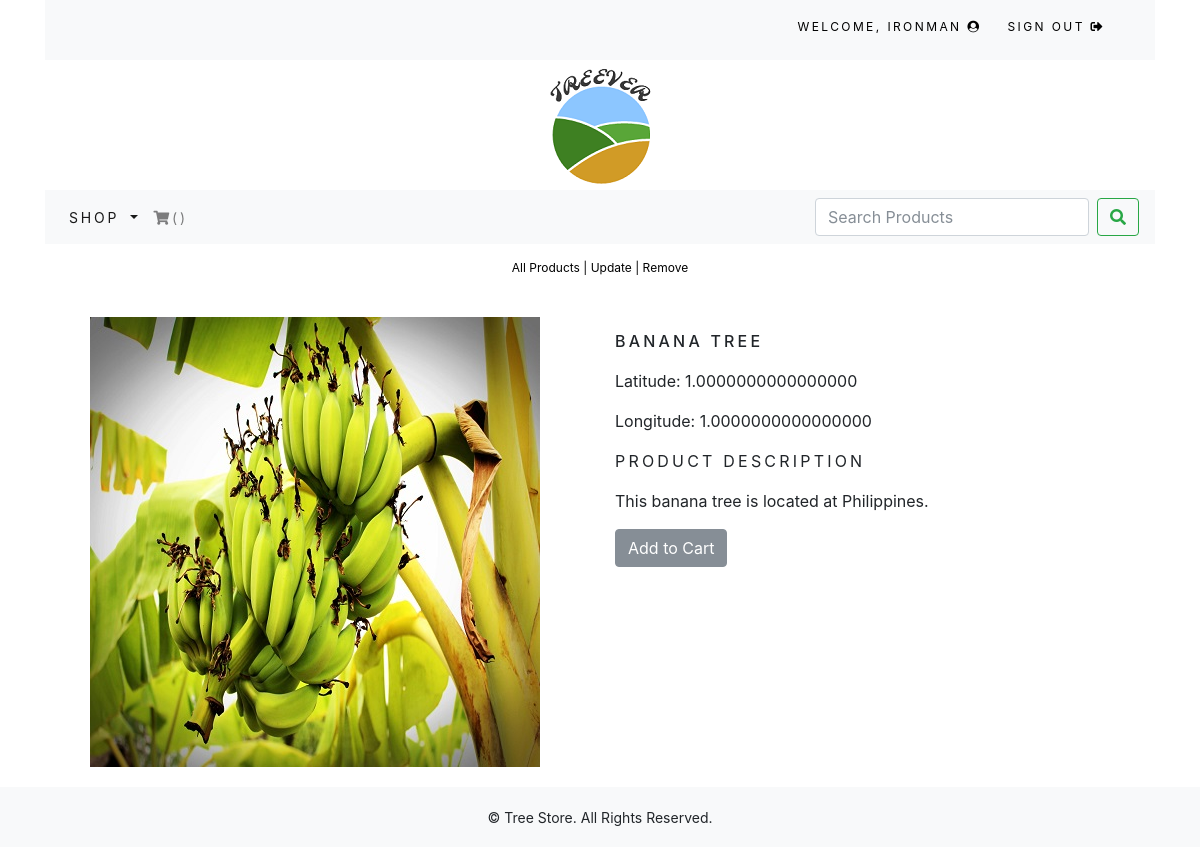
The page /shop/allproducts/banana-tree/ (signed in) on the database its author committed.
### shop/models.py (models this page shows, shortened)
class Product(models.Model):
	name = models.CharField(max_length=250, unique=True)
	slug = models.SlugField(max_length=250, unique=True, blank=True)
	description = models.TextField(blank=True)
	service = models.ForeignKey(Service, on_delete=models.CASCADE, blank=True, null=True)
	image = models.ImageField(upload_to='product')
	latitude = models.DecimalField(max_digits=19, decimal_places=16)
	longitude = models.DecimalField(max_digits=19, decimal_places=16)
	user = models.ForeignKey(User, on_delete=models.CASCADE)
	available = models.BooleanField(default=True)
	created = models.DateTimeField(auto_now_add=True)
	updated = models.DateTimeField(auto_now=True)
	class Meta:
		ordering = ('name',)
		verbose_name = 'product'
		verbose_name_plural = 'products'

### shop/views.py (the view)
# urls.py: path('allproducts/<slug:product_slug>/', views.ProductDetail, name='ProductDetail'),
@login_required(login_url="/")
def ProductDetail(request, product_slug):
	try:
		product = Product.objects.get(slug=product_slug)
	except Exception as e:
		raise e
	return render(request, 'shop/product.html', {'product':product})

### shop/templates/shop/product.html (shortened to what this page needs)
{% extends "base.html" %}
{% load staticfiles %}
{% block content %}
	<div class="row my_prod_row_class">
		<div class="mx-auto">
			<p><a href="{% url 'shop:AllProduct' %}">All Products</a> | {% if product %} <a href="{% url 'shop:Edit_Product' product.slug %}">Update</a> {% endif %} | {% if product %} <a href="{% url 'shop:Delete_Product' product.slug %}">Remove</a> {% endif %} </p>
		</div>
		<div class="container">
			<br>
			<div class="row">
				<div class="col-12 col-sm-12 col-md-12 col-lg-6 text-center">
					<div style="min-width: 18rem">
						<img src="{{product.image.url}}" alt="{{product.name}}">
					</div>
				</div>
				<div class="col-12 col-sm-12 col-md-12 col-lg-6">
					<div>
						<h1 class="my_prod_title">{{product.name}}</h1>
						<p>Latitude: {{product.latitude}}</p>
						<p>Longitude: {{product.longitude}}</p>
						<p class="my_title">Product Description</p>
						<p class="text-justify my_prod_text">{{product.description}}</p>
						<a class="btn btn-secondary" href="#{% url 'cart:add_cart' product.id %}">Add to Cart</a>
					</div>
				</div>
			</div>
		</div>
	</div>
{% endblock %}

### shop/templates/top-navbar.html (shortened to what this page needs)
<div class="container">
	<div class="my_custom_menu">
		<ul>
			{% if request.user.is_authenticated and request.user.first_name %}
			<li>
				Welcome, <a href="{% url 'shop:MyProfile' request.user.username %}">{{ request.user.first_name }} <i class="fas fa-user-circle"></i></a>
			</li>
			<li>
				<a href="{% url 'signout' %}">Sign Out <i class="fas fa-sign-out-alt"></i></a>
			</li>
			{% endif %}
		</ul>
	</div>
</div>

### static/css/custom.css (style rules this page uses)
body { font-family: 'Roboto', sans-serif; }
.my_title { font-size: 16px; text-transform: uppercase; letter-spacing: .2em; }
.my_prod_row_class { padding-top: 15px; padding-bottom: 20px; }
.my_prod_row_class .mx-auto p { color: #000; font-size: 12px; }
.my_prod_row_class .mx-auto p a { color: #000; font-size: 12px; text-decoration: none; }
.my_prod_title { font-size: 16px; text-transform: uppercase; letter-spacing: .2em; padding-top: 15px; padding-bottom: 10px; }
.my_prod_text { padding-right: 20px; }
.my_custom_menu { text-align: right !important; }
.my_custom_menu ul li { list-style: none; color: #000; text-transform: uppercase; letter-spacing: .2em; font-size: 12px; padding-right: 20px; display: inline; }
.my_custom_menu ul li a { text-decoration: none; color: #000; list-style: none; text-transform: uppercase; letter-spacing: .2em; font-size: 12px; }

### rows shown on the page
Product: image (picture), name "BANANA TREE", latitude "1.0000000000000000", longitude "1.0000000000000000", description "This banana tree is located at Philippines."

### other values the page prints
{{ request.user.first_name }} "IRONMAN"
